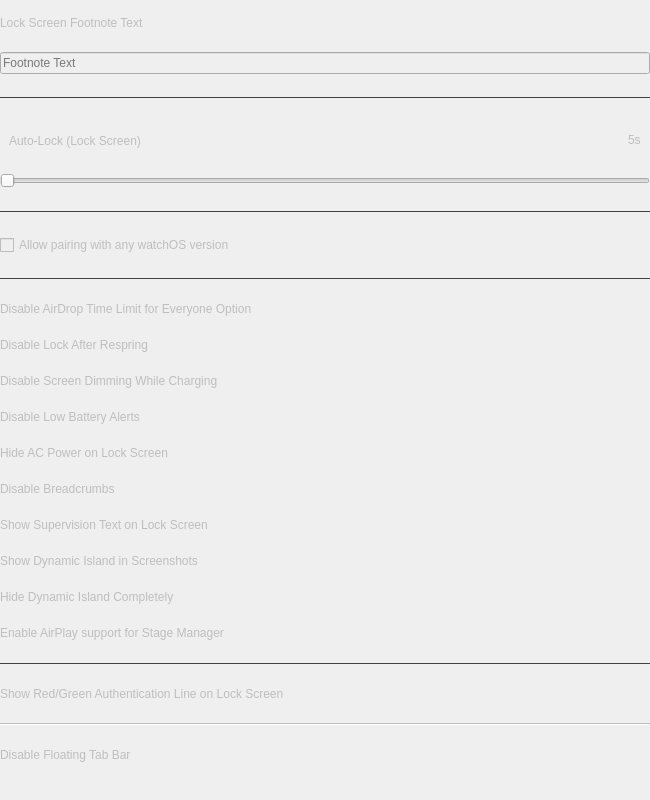
                <widget class="QWidget" name="scrollAreaWidgetContents">
                 <property name="geometry">
                  <rect>
                   <x>0</x>
                   <y>0</y>
                   <width>650</width>
                   <height>800</height>
                  </rect>
                 </property>
                 <property name="sizePolicy">
                  <sizepolicy hsizetype="Preferred" vsizetype="Expanding">
                   <horstretch>0</horstretch>
                   <verstretch>0</verstretch>
                  </sizepolicy>
                 </property>
                 <property name="minimumSize">
                  <size>
                   <width>650</width>
                   <height>500</height>
                  </size>
                 </property>
                 <property name="maximumSize">
                  <size>
                   <width>650</width>
                   <height>2000</height>
                  </size>
                 </property>
                 <layout class="QVBoxLayout" name="verticalLayout_9">
                  <property name="leftMargin">
                   <number>0</number>
                  </property>
                  <property name="topMargin">
                   <number>0</number>
                  </property>
                  <property name="rightMargin">
                   <number>0</number>
                  </property>
                  <property name="bottomMargin">
                   <number>0</number>
                  </property>
                  <item>
                   <widget class="QWidget" name="springboardOptionsPageContent" native="true">
                    <property name="enabled">
                     <bool>false</bool>
                    </property>
                    <property name="maximumSize">
                     <size>
                      <width>650</width>
                      <height>16777215</height>
                     </size>
                    </property>
                    <layout class="QVBoxLayout" name="_2">
                     <property name="leftMargin">
                      <number>0</number>
                     </property>
                     <property name="topMargin">
                      <number>0</number>
                     </property>
                     <property name="rightMargin">
                      <number>0</number>
                     </property>
                     <property name="bottomMargin">
                      <number>0</number>
                     </property>
                     <item>
                      <widget class="QLabel" name="footnoteLbl">
                       <property name="sizePolicy">
                        <sizepolicy hsizetype="Preferred" vsizetype="Fixed">
                         <horstretch>0</horstretch>
                         <verstretch>0</verstretch>
                        </sizepolicy>
                       </property>
                       <property name="text">
                        <string>Lock Screen Footnote Text</string>
                       </property>
                      </widget>
                     </item>
                     <item>
                      <widget class="QLineEdit" name="footnoteTxt">
                       <property name="placeholderText">
                        <string>Footnote Text</string>
                       </property>
                      </widget>
                     </item>
                     <item>
                      <widget class="Line" name="footnoteLine">
                       <property name="styleSheet">
                        <string notr="true">QFrame {
	color: #414141;
}</string>
                       </property>
                       <property name="frameShadow">
                        <enum>QFrame::Plain</enum>
                       </property>
                       <property name="orientation">
                        <enum>Qt::Horizontal</enum>
                       </property>
                      </widget>
                     </item>
                     <item>
                      <widget class="QWidget" name="autoLockLbl" native="true">
                       <property name="sizePolicy">
                        <sizepolicy hsizetype="Preferred" vsizetype="Fixed">
                         <horstretch>0</horstretch>
                         <verstretch>0</verstretch>
                        </sizepolicy>
                       </property>
                       <layout class="QHBoxLayout" name="horizontalLayout_16">
                        <property name="sizeConstraint">
                         <enum>QLayout::SetDefaultConstraint</enum>
                        </property>
                        <property name="bottomMargin">
                         <number>1</number>
                        </property>
                        <item>
                         <widget class="QLabel" name="lockScreenAutoLockLabel">
                          <property name="sizePolicy">
                           <sizepolicy hsizetype="Preferred" vsizetype="Fixed">
                            <horstretch>0</horstretch>
                            <verstretch>0</verstretch>
                           </sizepolicy>
                          </property>
                          <property name="text">
                           <string>Auto‑Lock (Lock Screen)</string>
                          </property>
                         </widget>
                        </item>
                        <item>
                         <spacer name="horizontalSpacer_10">
                          <property name="orientation">
                           <enum>Qt::Horizontal</enum>
                          </property>
                          <property name="sizeHint" stdset="0">
                           <size>
                            <width>40</width>
                            <height>20</height>
                           </size>
                          </property>
                         </spacer>
                        </item>
                        <item>
                         <widget class="QLabel" name="lockScreenAutoLockValueLabel">
                          <property name="sizePolicy">
                           <sizepolicy hsizetype="Preferred" vsizetype="Fixed">
                            <horstretch>0</horstretch>
                            <verstretch>0</verstretch>
                           </sizepolicy>
                          </property>
                          <property name="text">
                           <string notr="true">5s</string>
                          </property>
                         </widget>
                        </item>
                       </layout>
                      </widget>
                     </item>
                     <item>
                      <widget class="QSlider" name="lockScreenAutoLockSlider">
                       <property name="cursor">
                        <cursorShape>OpenHandCursor</cursorShape>
                       </property>
                       <property name="minimum">
                        <number>5</number>
                       </property>
                       <property name="maximum">
                        <number>100</number>
                       </property>
                       <property name="value">
                        <number>5</number>
                       </property>
                       <property name="orientation">
                        <enum>Qt::Horizontal</enum>
                       </property>
                      </widget>
                     </item>
                     <item>
                      <widget class="Line" name="lockScreenAutoLockSeparator">
                       <property name="styleSheet">
                        <string notr="true">QFrame {
	color: #414141;
}</string>
                       </property>
                       <property name="frameShadow">
                        <enum>QFrame::Plain</enum>
                       </property>
                       <property name="orientation">
                        <enum>Qt::Horizontal</enum>
                       </property>
                      </widget>
                     </item>
                     <item>
                      <widget class="QCheckBox" name="watchOSChk">
                       <property name="text">
                        <string>Allow pairing with any watchOS version</string>
                       </property>
                      </widget>
                     </item>
                     <item>
                      <widget class="Line" name="line_29">
                       <property name="styleSheet">
                        <string notr="true">QFrame {
	color: #414141;
}</string>
                       </property>
                       <property name="frameShadow">
                        <enum>QFrame::Plain</enum>
                       </property>
                       <property name="orientation">
                        <enum>Qt::Horizontal</enum>
                       </property>
                      </widget>
                     </item>
                     <item>
                      <widget class="QWidget" name="airdropTimeLimitContent" native="true">
                       <property name="sizePolicy">
                        <sizepolicy hsizetype="Preferred" vsizetype="Fixed">
                         <horstretch>0</horstretch>
                         <verstretch>0</verstretch>
                        </sizepolicy>
                       </property>
                       <layout class="QVBoxLayout" name="verticalLayout_58">
                        <property name="leftMargin">
                         <number>0</number>
                        </property>
                        <property name="topMargin">
                         <number>0</number>
                        </property>
                        <property name="rightMargin">
                         <number>0</number>
                        </property>
                        <property name="bottomMargin">
                         <number>0</number>
                        </property>
                        <item>
                         <widget class="QLabel" name="label_46">
                          <property name="text">
                           <string>Disable AirDrop Time Limit for Everyone Option</string>
                          </property>
                         </widget>
                        </item>
                        <item>
                         <layout class="QHBoxLayout" name="airdropTimeLimitBtns"/>
                        </item>
                       </layout>
                      </widget>
                     </item>
                     <item>
                      <widget class="QWidget" name="disableLockRespringContent" native="true">
                       <property name="sizePolicy">
                        <sizepolicy hsizetype="Preferred" vsizetype="Fixed">
                         <horstretch>0</horstretch>
                         <verstretch>0</verstretch>
                        </sizepolicy>
                       </property>
                       <layout class="QVBoxLayout" name="verticalLayout_48">
                        <property name="leftMargin">
                         <number>0</number>
                        </property>
                        <property name="topMargin">
                         <number>0</number>
                        </property>
                        <property name="rightMargin">
                         <number>0</number>
                        </property>
                        <property name="bottomMargin">
                         <number>0</number>
                        </property>
                        <item>
                         <widget class="QLabel" name="label_36">
                          <property name="text">
                           <string>Disable Lock After Respring</string>
                          </property>
                         </widget>
                        </item>
                        <item>
                         <layout class="QHBoxLayout" name="disableLockRespringBtns"/>
                        </item>
                       </layout>
                      </widget>
                     </item>
                     <item>
                      <widget class="QWidget" name="disableDimmingContent" native="true">
                       <property name="sizePolicy">
                        <sizepolicy hsizetype="Preferred" vsizetype="Fixed">
                         <horstretch>0</horstretch>
                         <verstretch>0</verstretch>
                        </sizepolicy>
                       </property>
                       <layout class="QVBoxLayout" name="verticalLayout_49">
                        <property name="leftMargin">
                         <number>0</number>
                        </property>
                        <property name="topMargin">
                         <number>0</number>
                        </property>
                        <property name="rightMargin">
                         <number>0</number>
                        </property>
                        <property name="bottomMargin">
                         <number>0</number>
                        </property>
                        <item>
                         <widget class="QLabel" name="label_37">
                          <property name="text">
                           <string>Disable Screen Dimming While Charging</string>
                          </property>
                         </widget>
                        </item>
                        <item>
                         <layout class="QHBoxLayout" name="disableDimmingBtns"/>
                        </item>
                       </layout>
                      </widget>
                     </item>
                     <item>
                      <widget class="QWidget" name="lowBatteryAlertsContent" native="true">
                       <property name="sizePolicy">
                        <sizepolicy hsizetype="Preferred" vsizetype="Fixed">
                         <horstretch>0</horstretch>
                         <verstretch>0</verstretch>
                        </sizepolicy>
                       </property>
                       <layout class="QVBoxLayout" name="verticalLayout_50">
                        <property name="leftMargin">
                         <number>0</number>
                        </property>
                        <property name="topMargin">
                         <number>0</number>
                        </property>
                        <property name="rightMargin">
                         <number>0</number>
                        </property>
                        <property name="bottomMargin">
                         <number>0</number>
                        </property>
                        <item>
                         <widget class="QLabel" name="label_38">
                          <property name="text">
                           <string>Disable Low Battery Alerts</string>
                          </property>
                         </widget>
                        </item>
                        <item>
                         <layout class="QHBoxLayout" name="lowBatteryAlertsBtns"/>
                        </item>
                       </layout>
                      </widget>
                     </item>
                     <item>
                      <widget class="QWidget" name="hideACPowerContent" native="true">
                       <property name="sizePolicy">
                        <sizepolicy hsizetype="Preferred" vsizetype="Fixed">
                         <horstretch>0</horstretch>
                         <verstretch>0</verstretch>
                        </sizepolicy>
                       </property>
                       <layout class="QVBoxLayout" name="verticalLayout_51">
                        <property name="leftMargin">
                         <number>0</number>
                        </property>
                        <property name="topMargin">
                         <number>0</number>
                        </property>
                        <property name="rightMargin">
                         <number>0</number>
                        </property>
                        <property name="bottomMargin">
                         <number>0</number>
                        </property>
                        <item>
                         <widget class="QLabel" name="label_39">
                          <property name="text">
                           <string>Hide AC Power on Lock Screen</string>
                          </property>
                         </widget>
                        </item>
                        <item>
                         <layout class="QHBoxLayout" name="hideACPowerBtns"/>
                        </item>
                       </layout>
                      </widget>
                     </item>
                     <item>
                      <widget class="QWidget" name="disableCrumbContent" native="true">
                       <property name="sizePolicy">
                        <sizepolicy hsizetype="Preferred" vsizetype="Fixed">
                         <horstretch>0</horstretch>
                         <verstretch>0</verstretch>
                        </sizepolicy>
                       </property>
                       <property name="toolTip">
                        <string>Removes '&lt; PreviousAppName' glyph in Status Bar when being forwarded to another app.</string>
                       </property>
                       <layout class="QVBoxLayout" name="verticalLayout_52">
                        <property name="leftMargin">
                         <number>0</number>
                        </property>
                        <property name="topMargin">
                         <number>0</number>
                        </property>
                        <property name="rightMargin">
                         <number>0</number>
                        </property>
                        <property name="bottomMargin">
                         <number>0</number>
                        </property>
                        <item>
                         <widget class="QLabel" name="label_40">
                          <property name="text">
                           <string>Disable Breadcrumbs</string>
                          </property>
                         </widget>
                        </item>
                        <item>
                         <layout class="QHBoxLayout" name="disableCrumbBtns"/>
                        </item>
                       </layout>
                      </widget>
                     </item>
                     <item>
                      <widget class="QWidget" name="supervisionTextContent" native="true">
                       <property name="sizePolicy">
                        <sizepolicy hsizetype="Preferred" vsizetype="Fixed">
                         <horstretch>0</horstretch>
                         <verstretch>0</verstretch>
                        </sizepolicy>
                       </property>
                       <property name="toolTip">
                        <string>Shows info about the device supervision status and organization at the bottom of the lock screen.</string>
                       </property>
                       <layout class="QVBoxLayout" name="verticalLayout_53">
                        <property name="leftMargin">
                         <number>0</number>
                        </property>
                        <property name="topMargin">
                         <number>0</number>
                        </property>
                        <property name="rightMargin">
                         <number>0</number>
                        </property>
                        <property name="bottomMargin">
                         <number>0</number>
                        </property>
                        <item>
                         <widget class="QLabel" name="label_41">
                          <property name="text">
                           <string>Show Supervision Text on Lock Screen</string>
                          </property>
                         </widget>
                        </item>
                        <item>
                         <layout class="QHBoxLayout" name="supervisionTextBtns"/>
                        </item>
                       </layout>
                      </widget>
                     </item>
                     <item>
                      <widget class="QWidget" name="showDIInScreenshotsContent" native="true">
                       <property name="sizePolicy">
                        <sizepolicy hsizetype="Preferred" vsizetype="Fixed">
                         <horstretch>0</horstretch>
                         <verstretch>0</verstretch>
                        </sizepolicy>
                       </property>
                       <layout class="QVBoxLayout" name="verticalLayout_54">
                        <property name="leftMargin">
                         <number>0</number>
                        </property>
                        <property name="topMargin">
                         <number>0</number>
                        </property>
                        <property name="rightMargin">
                         <number>0</number>
                        </property>
                        <property name="bottomMargin">
                         <number>0</number>
                        </property>
                        <item>
                         <widget class="QLabel" name="label_42">
                          <property name="text">
                           <string>Show Dynamic Island in Screenshots</string>
                          </property>
                         </widget>
                        </item>
                        <item>
                         <layout class="QHBoxLayout" name="showDIInScreenshotsBtns"/>
                        </item>
                       </layout>
                      </widget>
                     </item>
                     <item>
                      <widget class="QWidget" name="hideDICompletelyContent" native="true">
                       <property name="sizePolicy">
                        <sizepolicy hsizetype="Preferred" vsizetype="Fixed">
                         <horstretch>0</horstretch>
                         <verstretch>0</verstretch>
                        </sizepolicy>
                       </property>
                       <layout class="QVBoxLayout" name="verticalLayout_70">
                        <property name="leftMargin">
                         <number>0</number>
                        </property>
                        <property name="topMargin">
                         <number>0</number>
                        </property>
                        <property name="rightMargin">
                         <number>0</number>
                        </property>
                        <property name="bottomMargin">
                         <number>0</number>
                        </property>
                        <item>
                         <widget class="QLabel" name="label_63">
                          <property name="text">
                           <string>Hide Dynamic Island Completely</string>
                          </property>
                         </widget>
                        </item>
                        <item>
                         <layout class="QHBoxLayout" name="hideDICompletelyBtns"/>
                        </item>
                       </layout>
                      </widget>
                     </item>
                     <item>
                      <widget class="QWidget" name="enableAirPlayContent" native="true">
                       <property name="sizePolicy">
                        <sizepolicy hsizetype="Preferred" vsizetype="Fixed">
                         <horstretch>0</horstretch>
                         <verstretch>0</verstretch>
                        </sizepolicy>
                       </property>
                       <layout class="QVBoxLayout" name="verticalLayout_55">
                        <property name="leftMargin">
                         <number>0</number>
                        </property>
                        <property name="topMargin">
                         <number>0</number>
                        </property>
                        <property name="rightMargin">
                         <number>0</number>
                        </property>
                        <property name="bottomMargin">
                         <number>0</number>
                        </property>
                        <item>
                         <widget class="QLabel" name="label_43">
                          <property name="text">
                           <string>Enable AirPlay support for Stage Manager</string>
                          </property>
                         </widget>
                        </item>
                        <item>
                         <layout class="QHBoxLayout" name="enableAirPlayBtns"/>
                        </item>
                       </layout>
                      </widget>
                     </item>
                     <item>
                      <widget class="Line" name="line_2">
                       <property name="styleSheet">
                        <string notr="true">QFrame {
	color: #414141;
}</string>
                       </property>
                       <property name="frameShadow">
                        <enum>QFrame::Plain</enum>
                       </property>
                       <property name="orientation">
                        <enum>Qt::Horizontal</enum>
                       </property>
                      </widget>
                     </item>
                     <item>
                      <widget class="QWidget" name="authEngUIContent" native="true">
                       <property name="sizePolicy">
                        <sizepolicy hsizetype="Preferred" vsizetype="Fixed">
                         <horstretch>0</horstretch>
                         <verstretch>0</verstretch>
                        </sizepolicy>
                       </property>
                       <layout class="QVBoxLayout" name="verticalLayout_56">
                        <property name="leftMargin">
                         <number>0</number>
                        </property>
                        <property name="topMargin">
                         <number>0</number>
                        </property>
                        <property name="rightMargin">
                         <number>0</number>
                        </property>
                        <property name="bottomMargin">
                         <number>0</number>
                        </property>
                        <item>
                         <widget class="QLabel" name="label_44">
                          <property name="text">
                           <string>Show Red/Green Authentication Line on Lock Screen</string>
                          </property>
                         </widget>
                        </item>
                        <item>
                         <layout class="QHBoxLayout" name="authEngUIBtns"/>
                        </item>
                       </layout>
                      </widget>
                     </item>
                     <item>
                      <widget class="Line" name="line">
                       <property name="orientation">
                        <enum>Qt::Horizontal</enum>
                       </property>
                      </widget>
                     </item>
                     <item>
                      <widget class="QWidget" name="floatingTabBarContent" native="true">
                       <property name="sizePolicy">
                        <sizepolicy hsizetype="Preferred" vsizetype="Fixed">
                         <horstretch>0</horstretch>
                         <verstretch>0</verstretch>
                        </sizepolicy>
                       </property>
                       <layout class="QVBoxLayout" name="verticalLayout_57">
                        <property name="leftMargin">
                         <number>0</number>
                        </property>
                        <property name="topMargin">
                         <number>0</number>
                        </property>
                        <property name="rightMargin">
                         <number>0</number>
                        </property>
                        <property name="bottomMargin">
                         <number>0</number>
                        </property>
                        <item>
                         <widget class="QLabel" name="label_45">
                          <property name="text">
                           <string>Disable Floating Tab Bar</string>
                          </property>
                         </widget>
                        </item>
                        <item>
                         <layout class="QHBoxLayout" name="floatingTabBarBtns"/>
                        </item>
                       </layout>
                      </widget>
                     </item>
                    </layout>
                   </widget>
                  </item>
                 </layout>
                </widget>
